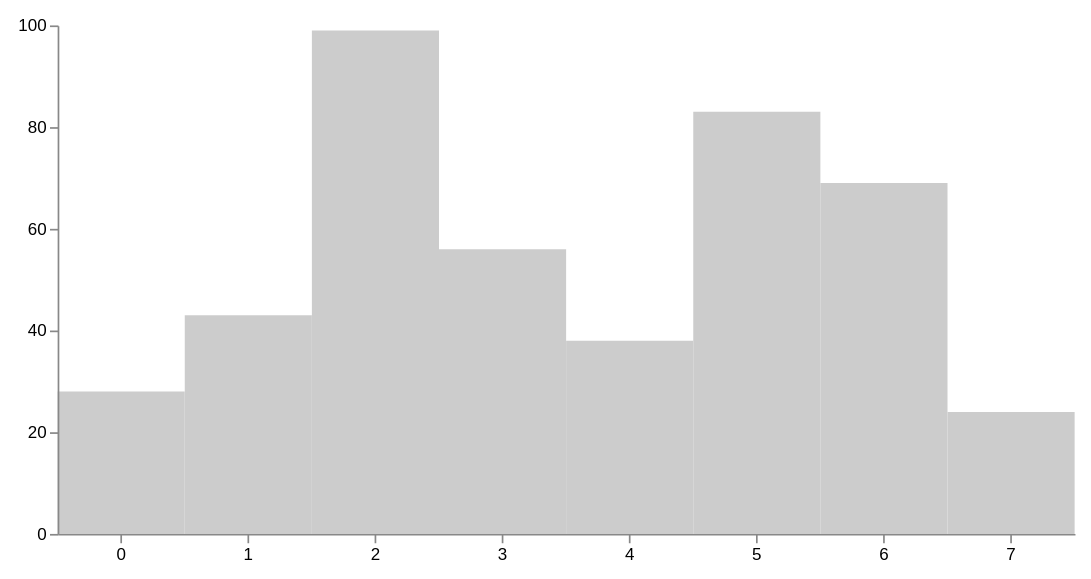

This figure's Vega-Lite source:
### Vega specification from a JSON file in a GitHub repository (floating-point values rounded to 4 significant figures)
{"$schema": "https://vega.github.io/schema/vega/v3.1.json", "width": 600, "height": 300, "padding": 10, "signals": [{"name": "shift", "value": false, "on": [{"events": {"marktype": "rect", "type": "click"}, "update": "event.shiftKey", "force": true}]}, {"name": "clicked", "value": null, "on": [{"events": {"marktype": "rect", "type": "click"}, "update": "datum", "force": true}]}], "data": [{"name": "values", "values": [{"x": 0, "y": 28}, {"x": 1, "y": 43}, {"x": 2, "y": 99}, {"x": 3, "y": 56}, {"x": 4, "y": 38}, {"x": 5, "y": 83}, {"x": 6, "y": 69}, {"x": 7, "y": 24}]}, {"name": "selected", "on": [{"trigger": "!shift", "remove": true}, {"trigger": "!shift && clicked", "insert": "clicked"}, {"trigger": "shift && clicked", "toggle": "clicked"}]}], "scales": [{"name": "xscale", "type": "band", "range": "width", "round": true, "domain": {"data": "values", "field": "x"}}, {"name": "yscale", "type": "linear", "range": "height", "round": true, "domain": {"data": "values", "field": "y"}, "zero": true, "nice": true}], "axes": [{"scale": "yscale", "orient": "left", "tickCount": 5, "zindex": 1}, {"scale": "xscale", "orient": "bottom", "zindex": 1}], "marks": [{"type": "rect", "from": {"data": "values"}, "encode": {"enter": {"x": {"scale": "xscale", "field": "x"}, "width": {"scale": "xscale", "band": 1}, "y": {"scale": "yscale", "field": "y"}, "y2": {"scale": "yscale", "value": 0}}, "update": {"fill": [{"test": "indata('selected', 'x', datum.x)", "value": "steelblue"}, {"value": "#ccc"}]}}}]}
